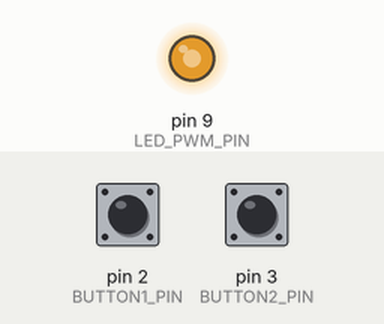
Bench run of a sketch on a simulated Arduino Uno, built with avr-gcc and run on an emulated ATmega328P. On the bench: output pins drawn as LEDs (lit = HIGH). The inputs (shaded band) are chosen by the test bench; at power-on: pin 2 (BUTTON1_PIN) HIGH, pin 3 (BUTTON2_PIN) LOW.

Above: at 1.2 s.
1.3 s: pin 2 (BUTTON1_PIN) pulled LOW for 0.15 s
At 1.37 s:
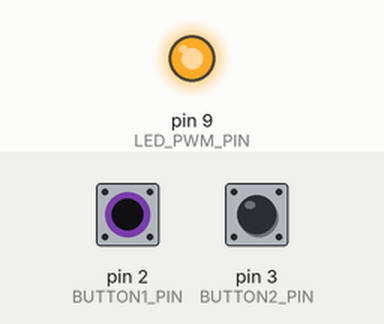
2.9 s: pin 3 (BUTTON2_PIN) pulled HIGH for 0.15 s
At 2.97 s:
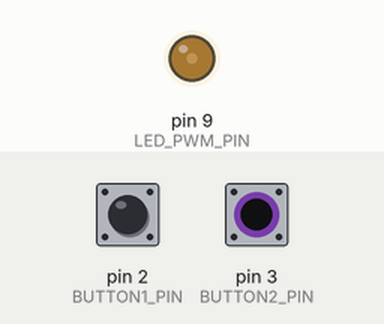
4.5 s: pin 3 (BUTTON2_PIN) pulled HIGH for 3.2 s
At 8.9 s:
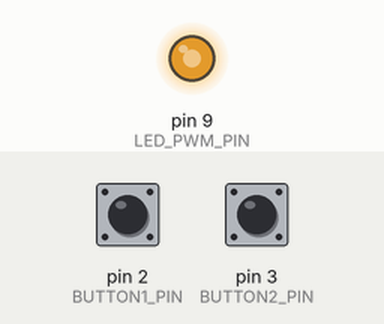
9.2 s: pin 2 (BUTTON1_PIN) pulled LOW for 3.2 s
At 10.3 s:
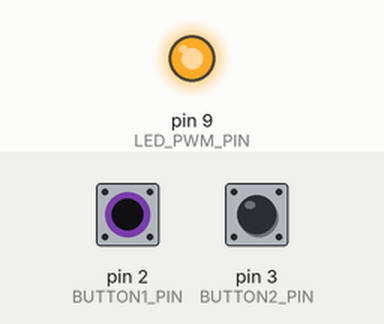
13.9 s: pin 2 (BUTTON1_PIN) driven LOW and pin 3 (BUTTON2_PIN) driven HIGH
At 15.0 s:
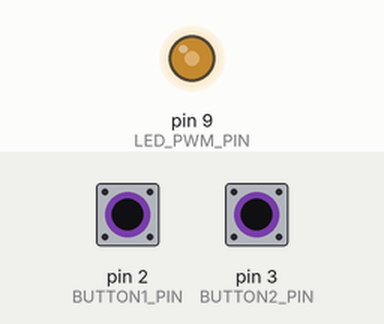
Timing chart, 0 to 16.4 s (numbered marks = the images above; inputs shaded):
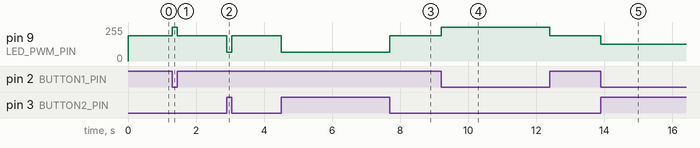

The sketch:

Project_2_Task_1_Part_3.ino
```cpp
const int BUTTON1_PIN = 2;   // existing button
const int BUTTON2_PIN = 3;   // new button you will add
const int LED_PWM_PIN = 9;   // MUST be a PWM pin (~9)

void setup() {
  pinMode(BUTTON1_PIN, INPUT);   // external pull-down resistor
  pinMode(BUTTON2_PIN, INPUT);   // external pull-down resistor
  pinMode(LED_PWM_PIN, OUTPUT);
}

void loop() {
  bool b1 = (digitalRead(BUTTON1_PIN) == HIGH);
  bool b2 = (digitalRead(BUTTON2_PIN) == HIGH);

  int pwm;

  if (!b1 && !b2) {
    pwm = 255;     // 100%
  } else if (b1 && !b2) {
    pwm = 191;     // ~75%
  } else if (!b1 && b2) {
    pwm = 127;     // ~50%
  } else {
    pwm = 64;      // 25% (both pressed)
  }

  analogWrite(LED_PWM_PIN, pwm);
}
```

Measured:
- after the input at 1.3 s, pin 9 (LED_PWM_PIN): 191/255 → 255/255 at once, → 191/255 0.15 s later
- after the input at 2.9 s, pin 9 (LED_PWM_PIN): 191/255 → 64/255 at once, → 191/255 0.15 s later
- after the input at 4.5 s, pin 9 (LED_PWM_PIN): 191/255 → 64/255 at once, → 191/255 3.2 s later
- after the input at 9.2 s, pin 9 (LED_PWM_PIN): 191/255 → 255/255 at once, → 191/255 3.2 s later
- after the input at 13.9 s, pin 9 (LED_PWM_PIN): 191/255 → 127/255 at once
